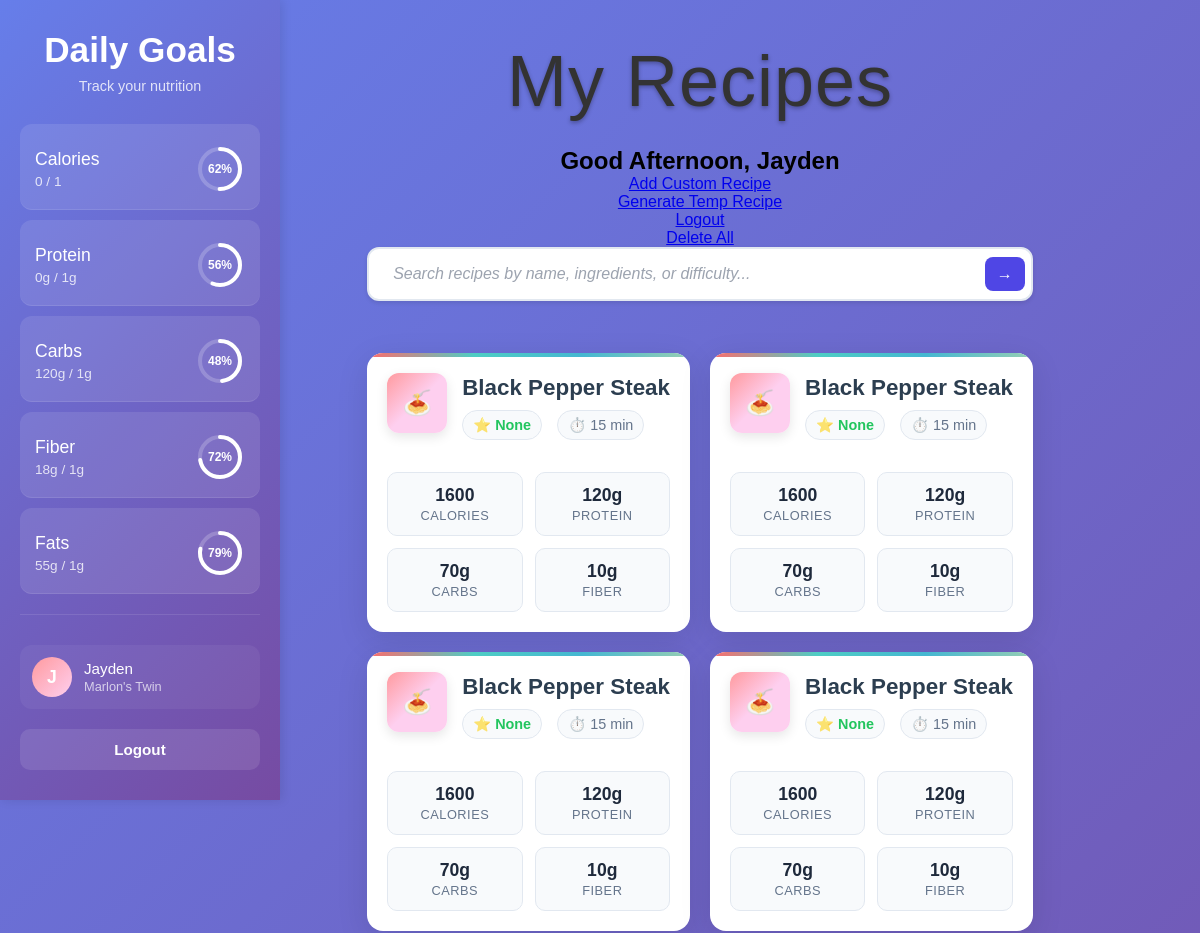
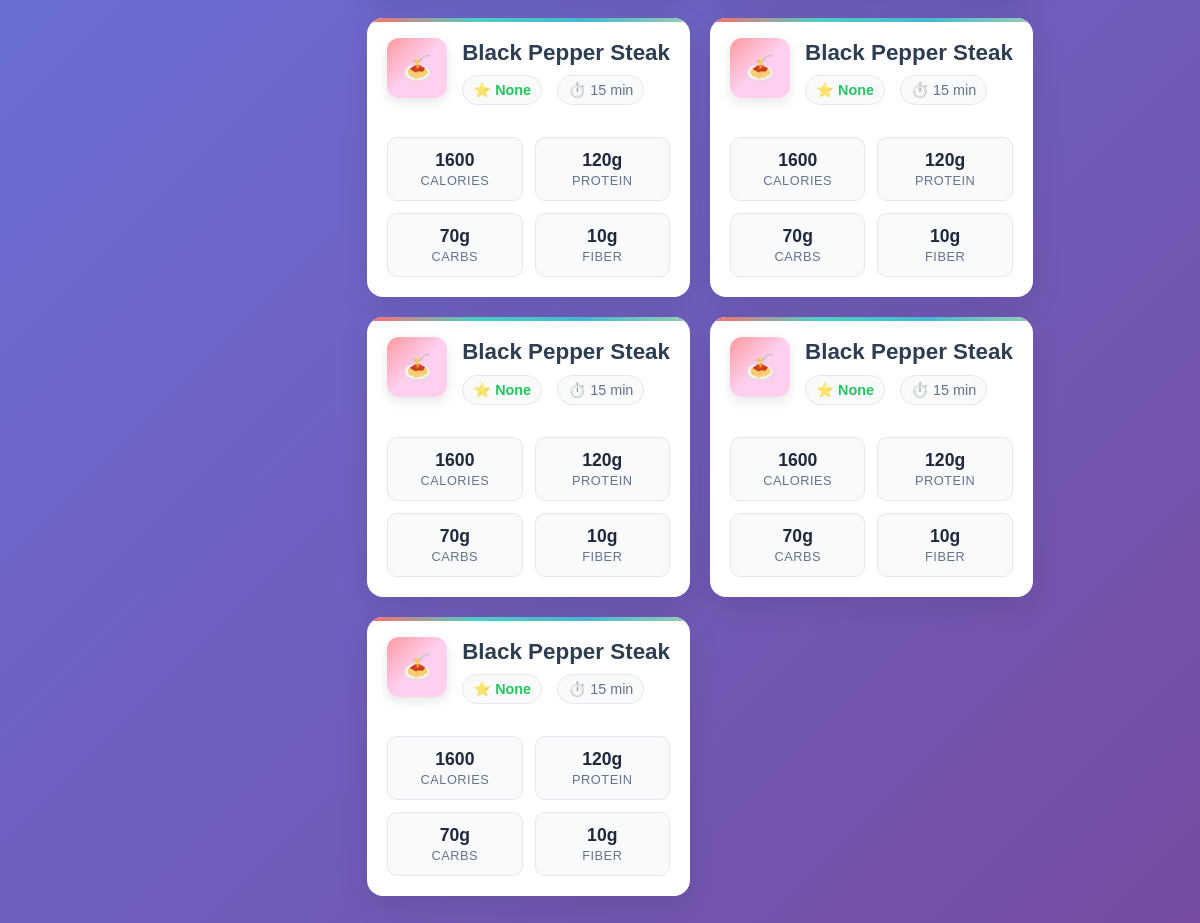
The page /dashboard (signed in) on the database as committed earlier (2 pictures, top to bottom).
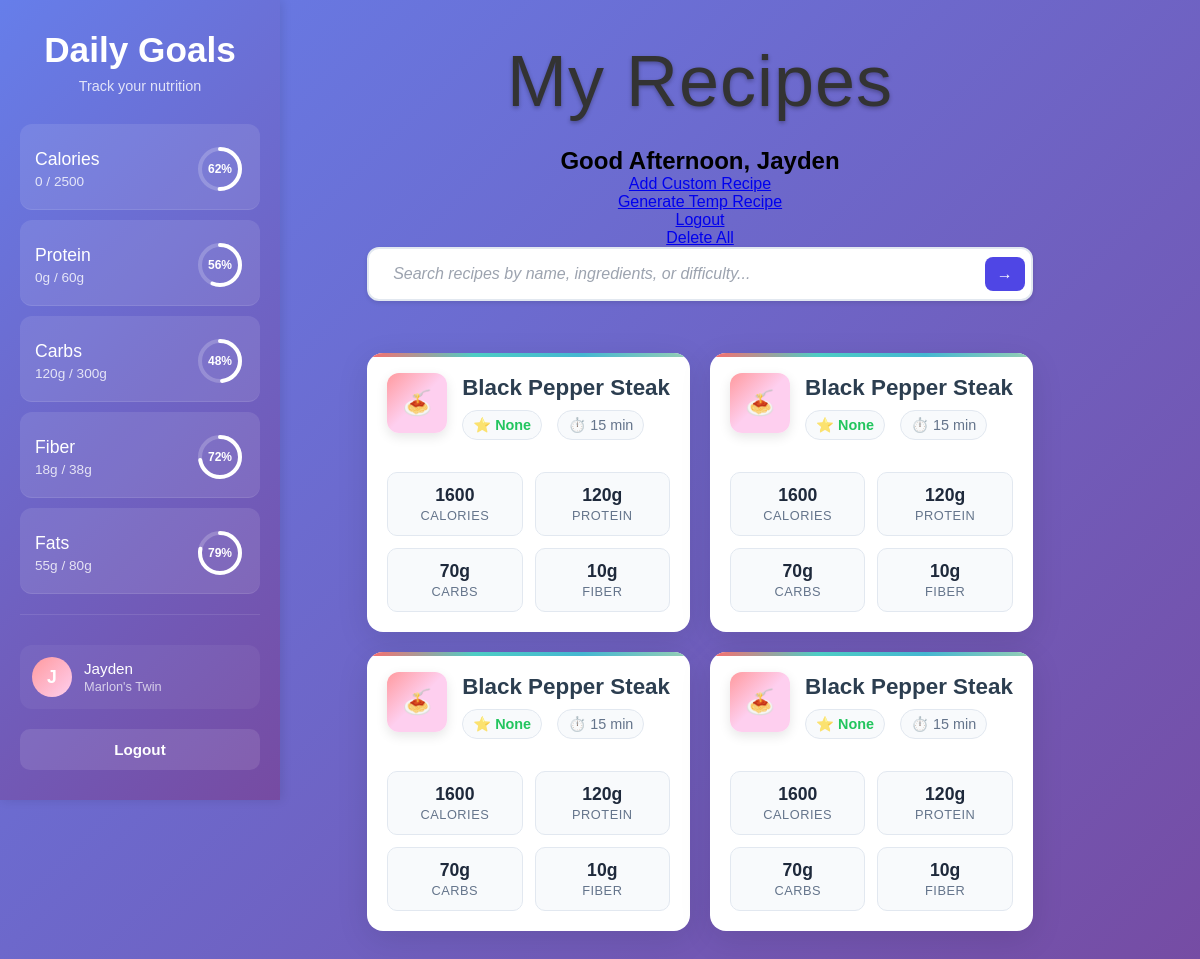
The same page on the database as committed later.
### models.py (models this page shows, shortened)
class User(db.Model, UserMixin):
    __tablename__ = "users"
    uid = db.Column(db.Integer, primary_key = True)
    username = db.Column(db.String, nullable = False)
    password = db.Column(db.String, nullable = False)
    email = db.Column(db.String, nullable = False)
    recipes = db.relationship('Recipes', backref='user', lazy=True, cascade='all, delete-orphan')
    nutritional_goals = db.relationship('Goals', backref='user', lazy=True, cascade='all, delete-orphan')
    def get_id(self):
        return str(self.uid)

class Recipes(db.Model):
    __tablename__ = 'recipes'
    id = db.Column(db.Integer, primary_key = True, nullable = False)
    title = db.Column(db.Text)
    ingredients = db.Column(db.Text, nullable = False)
    instructions = db.Column(db.Text, nullable = False)
    cooking_time = db.Column(db.Integer)
    prep_time = db.Column(db.Integer)
    servings = db.Column(db.Integer)
    difficulty = db.Column(db.Text)
    protein_amount = db.Column(db.Integer)
    carb_amount = db.Column(db.Integer)
    fiber_amount = db.Column(db.Integer)
    fat_amount = db.Column(db.Integer)
    calorie_amount = db.Column(db.Integer)
    user_id = db.Column(db.Integer, db.ForeignKey('users.uid'), nullable = False)

class Goals(db.Model):
    __tablename__ = 'fitness_goals'
    id = db.Column(db.Integer, primary_key = True)
    daily_protein = db.Column(db.Integer)
    daily_carbohydrates = db.Column(db.Integer)
    daily_fat = db.Column(db.Integer)
    daily_fiber = db.Column(db.Integer)
    daily_calories = db.Column(db.Integer)
    allergy = db.Column(db.Text)
    user_id = db.Column(db.Integer, db.ForeignKey('users.uid'), nullable = False)

### blueprints/main.py (the view)
@main_bp.route('/dashboard')
def dashboard():
    recipes = Recipes.query.all()
    goals = Goals.query.filter_by(user_id=current_user.get_id()).first()
    if goals:
        daily_protein = goals.daily_protein
        daily_carbohydrates = goals.daily_carbohydrates
        daily_fat = goals.daily_fat
        daily_fiber = goals.daily_fiber
        daily_calories = goals.daily_calories
    else:
        daily_protein = 1000
    return render_template('/main/dashboard.html',
        recipes=recipes,
        username = current_user.username,
        daily_protein = daily_protein,
        daily_carbohydrates = daily_carbohydrates,
        daily_fat = daily_fat,
        daily_fiber = daily_fiber,
        daily_calories = daily_calories
        )

### app.py (called while the page is built)
@login_manager.user_loader
def load_user(user_id):
    from models import User
    try:
        user = User.query.get(user_id)
        if user:
            logging.info(f"User {user_id} loaded successfully")
        return user
    except Exception as e:
        logging.error(f"Error loading user {user_id}: {e}")
        return None

def create_app():
    app = Flask(__name__, template_folder = 'templates', static_folder= 'static', static_url_path= '/static')
    app.config['SQLALCHEMY_DATABASE_URI'] = 'sqlite:///./blueprints.db'
    app.secret_key = 'Some Key'
    @app.after_request
    def after_request(response):
        response.headers["Cache-Control"] = "no-cache, no-store, must-revalidate"
        response.headers["Pragma"] = "no-cache"
        response.headers["Expires"] = "0"
        return response
    db.init_app(app)
    login_manager.init_app(app)
    migrate.init_app(app, db)
    from blueprints.auth import auth_bp
    from blueprints.main import main_bp
    from blueprints.register import register_bp
    from blueprints.recipegen import gen_bp
    app.register_blueprint(auth_bp)
    app.register_blueprint(main_bp)
    app.register_blueprint(register_bp)
    app.register_blueprint(gen_bp)
    return app

### templates/main/dashboard.html (shortened to what this page needs)
<!DOCTYPE html>
<html>
<head>
    <link rel="stylesheet" href="{{ url_for('static', filename='/css/fonts.css') }}">
    <link rel="stylesheet" href="{{ url_for('static', filename='/css/base.css') }}">
    <link rel="stylesheet" href="{{ url_for('static', filename='/css/recipes.css') }}">
    <link rel="stylesheet" href="{{ url_for('static', filename='/css/sidebar.css') }}">
    <link rel="stylesheet" href="{{ url_for('static', filename='/css/searchbox.css') }}">
</head>
<body>
    <div class="page-layout">
    <div class="sidebar" id="sidebar">
        <div class="sidebar-header">
            <h2 class="sidebar-title">Daily Goals</h2>
            <p class="sidebar-subtitle">Track your nutrition</p>
        </div>
        <ul class="nutrition-list">
            <li class="nutrition-track">
                <div class="nutrition-info">
                    <span class="nutrition-name">Calories</span>
                    <span class="nutrition-values">0 / {{daily_calories}}</span>
                </div>
                <div class="progress-circle">
                    <svg>
                        <circle class="progress-bg" cx="25" cy="25" r="20"></circle>
                        <circle class="progress-fill" cx="25" cy="25" r="20" style="stroke-dashoffset: 62.83;"></circle>
                    </svg>
                    <span class="progress-text">62%</span>
                </div>
            </li>
            <li class="nutrition-track">
                <div class="nutrition-info">
                    <span class="nutrition-name">Protein</span>
                    <span class="nutrition-values">0g / {{daily_protein}}g</span>
                </div>
                <div class="progress-circle">
                    <svg>
                        <circle class="progress-bg" cx="25" cy="25" r="20"></circle>
                        <circle class="progress-fill" cx="25" cy="25" r="20" style="stroke-dashoffset: 55.49;"></circle>
                    </svg>
                    <span class="progress-text">56%</span>
                </div>
            </li>
            <li class="nutrition-track">
                <div class="nutrition-info">
                    <span class="nutrition-name">Carbs</span>
                    <span class="nutrition-values">120g / {{daily_carbohydrates}}g</span>
                </div>
                <div class="progress-circle">
                    <svg>
                        <circle class="progress-bg" cx="25" cy="25" r="20"></circle>
                        <circle class="progress-fill" cx="25" cy="25" r="20" style="stroke-dashoffset: 65.33;"></circle>
                    </svg>
                    <span class="progress-text">48%</span>
                </div>
            </li>
            <li class="nutrition-track">
                <div class="nutrition-info">
                    <span class="nutrition-name">Fiber</span>
                    <span class="nutrition-values">18g / {{daily_fiber}}g</span>
                </div>
                <div class="progress-circle">
                    <svg>
                        <circle class="progress-bg" cx="25" cy="25" r="20"></circle>
                        <circle class="progress-fill" cx="25" cy="25" r="20" style="stroke-dashoffset: 35.19;"></circle>
                    </svg>
                    <span class="progress-text">72%</span>
                </div>
            </li>
            <li class="nutrition-track">
                <div class="nutrition-info">
                    <span class="nutrition-name">Fats</span>
                    <span class="nutrition-values">55g / {{daily_fat}}g</span>
                </div>
                <div class="progress-circle">
                    <svg>
                        <circle class="progress-bg" cx="25" cy="25" r="20"></circle>
                        <circle class="progress-fill" cx="25" cy="25" r="20" style="stroke-dashoffset: 27.65;"></circle>
                    </svg>
                    <span class="progress-text">79%</span>
                </div>
            </li>
        </ul>
        <div class="sidebar-footer">
            <div class="user-profile">
                <div class="avatar">
                    <span class="avatar-text">{{ username[0].upper() if username else 'U' }}</span>
                </div>
                <div class="user-info">
                    <span class="username">{{ username }}</span>
                    <span class="user-status">Marlon's Twin</span>
                </div>
            </div>
            <a href="{{ url_for('auth.log_out') }}" class="logout-btn">
                <span>Logout</span>
            </a>
        </div>
    </div>
    <div class="dashboard-container">
        <h1 class = "title">My Recipes</h1>
        <h2>Good Afternoon, {{ username }}</h2/>
        <a href = "{{url_for('recipegen.index')}}">Add Custom Recipe</a>
        <a href = "{{url_for('recipegen.create_temp')}}">Generate Temp Recipe</a>
        <a href = "{{url_for('auth.log_out')}}">Logout</a>
        <a href = "{{url_for('main.delete_all')}}">Delete All</a>
        <div class="recipe-search-container">
            <form action="{{ url_for('recipegen.generate') }}" method="POST" class="search-form">
                <div class="search-input-wrapper">
                    <input
                        type="text"
                        name="query"
                        class="recipe-search-box"
                        placeholder="Search recipes by name, ingredients, or difficulty..."
                        id="recipeSearch"
                        value="{{ request.args.get('query', '') }}"
                    >
                    <button type="submit" class="search-submit-btn">
                        →
                    </button>
                </div>
            </form>
        </div>
        <div class="recipes-grid">
            {% for recipe in recipes%}
            <button class="recipe-card" onclick="openRecipe(1)">
                <div class="card-header">
                    <div class="recipe-image">🍝</div>
                    <div class="recipe-main-info">
                        <h3 class="recipe-title">{{recipe.title}}</h3>
                        <div class="recipe-meta">
                            <div class="meta-item">
                                <span class="meta-icon">⭐</span>
                                <span class="difficulty easy">{{recipe.difficulty}}</span>
                            </div>
                            <div class="meta-item">
                                <span class="meta-icon">⏱️</span>
                                <span>{{recipe.cooking_time}} min</span>
                            </div>
                        </div>
                    </div>
                </div>
                <div class="nutrition-grid">
                    <div class="nutrition-item">
                        <div class="nutrition-value">{{recipe.calorie_amount}}</div>
                        <div class="nutrition-label">Calories</div>
                    </div>
                    <div class="nutrition-item">
                        <div class="nutrition-value">{{recipe.protein_amount}}g</div>
                        <div class="nutrition-label">Protein</div>
                    </div>
                    <div class="nutrition-item">
                        <div class="nutrition-value">{{recipe.carb_amount}}g</div>
                        <div class="nutrition-label">Carbs</div>
                    </div>
                    <div class="nutrition-item">
                        <div class="nutrition-value">{{recipe.fiber_amount}}g</div>
                        <div class="nutrition-label">Fiber</div>
                    </div>
                </div>
            </button>
            {% endfor %}
        </div>
    </div>
</body>
</html>

### static/css/base.css (style rules this page uses)
* { margin: 0; padding: 0; box-sizing: border-box; }
body { font-family: -apple-system, BlinkMacSystemFont, 'Segoe UI', Roboto, Oxygen, Ubuntu, Cantarell, sans-serif; background: linear-gradient(135deg, #667eea 0%, #764ba2 100%); min-height: 100vh; display: flex; align-items: center; justify-content: center; padding: 20px; }
.title { font-size: 4.5rem; font-family: 'ThrowUp', cursive, sans-serif; font-weight: 300; text-align: center; margin-bottom: 25px; margin-top: -20px; color: #333; letter-spacing: 1px; }

### static/css/recipes.css (style rules this page uses)
* { margin: 0; padding: 0; box-sizing: border-box; }
body { font-family: Arial, Tahoma, Geneva, Verdana, sans-serif; background: linear-gradient(135deg, #667eea 0%, #764ba2 100%); min-height: 100vh; padding: 20px; }
.dashboard-container { display: flex; flex-direction: column; max-width: 1200px; margin: 0 auto; align-items: center; margin-left: 200px; padding: 40px 20px; min-height: 100vh; justify-content: flex-start; }
h1 { text-align: center; color: white; margin-bottom: 30px; font-size: 2.5rem; text-shadow: 0 2px 4px rgba(0,0,0,0.3); }
.recipes-grid { display: grid; grid-template-columns: 1fr 1fr; gap: 20px; padding: 20px 0; }
.recipe-card { background: white; border-radius: 16px; padding: 20px; box-shadow: 0 8px 32px rgba(0,0,0,0.1); cursor: pointer; transition: all 0.3s cubic-bezier(0.4, 0, 0.2, 1); border: none; text-align: left; position: relative; overflow: hidden; }
.recipe-card::before { content: ''; position: absolute; top: 0; left: 0; right: 0; height: 4px; background: linear-gradient(90deg, #ff6b6b, #4ecdc4, #45b7d1, #96ceb4); border-radius: 16px 16px 0 0; }
.card-header { display: flex; align-items: flex-start; margin-bottom: 16px; gap: 15px; }
.recipe-image { width: 60px; height: 60px; background: linear-gradient(135deg, #ff9a9e 0%, #fecfef 50%, #fecfef 100%); border-radius: 12px; display: flex; align-items: center; justify-content: center; font-size: 24px; flex-shrink: 0; box-shadow: 0 4px 12px rgba(0,0,0,0.1); }
.recipe-main-info { flex: 1; min-width: 0; }
.recipe-title { font-size: 1.4rem; font-weight: 700; color: #2c3e50; margin-bottom: 8px; line-height: 1.3; }
.recipe-meta { display: flex; gap: 15px; margin-bottom: 16px; flex-wrap: wrap; }
.meta-item { display: flex; align-items: center; gap: 6px; font-size: 0.9rem; color: #64748b; background: #f8fafc; padding: 6px 10px; border-radius: 20px; border: 1px solid #e2e8f0; }
.meta-icon { width: 16px; height: 16px; opacity: 0.7; }
.difficulty { font-weight: 600; }
.difficulty.easy { color: #22c55e; }
.nutrition-grid { display: grid; grid-template-columns: repeat(2, 1fr); gap: 12px; margin-top: 16px; }
.nutrition-item { background: #f8fafc; padding: 12px; border-radius: 10px; text-align: center; border: 1px solid #e2e8f0; }
.nutrition-value { font-size: 1.1rem; font-weight: 700; color: #1e293b; margin-bottom: 2px; }
.nutrition-label { font-size: 0.8rem; color: #64748b; text-transform: uppercase; letter-spacing: 0.5px; font-weight: 500; }

### static/css/searchbox.css (style rules this page uses)
.recipe-search-container { margin-bottom: 2rem; width: 100%; }
.recipe-search-box { width: 100%; padding: 1rem 1.5rem; border: 2px solid #e2e8f0; border-radius: 12px; font-size: 1rem; font-family: inherit; background-color: #ffffff; transition: all 0.3s ease; box-shadow: 0 2px 4px rgba(0, 0, 0, 0.1); }
.recipe-search-box::placeholder { color: #9ca3af; font-style: italic; }
.search-input-wrapper { position: relative; display: flex; align-items: center; }
.search-submit-btn { position: absolute; right: 8px; background: #4f46e5; border: none; border-radius: 8px; padding: 8px 12px; cursor: pointer; transition: all 0.2s ease; color: white; font-size: 1rem; display: flex; align-items: center; justify-content: center; z-index: 10; }
.recipe-search-box { padding-right: 4rem; }

Rows that differ between the two databases and show on the page:
removed Recipes: title "Black Pepper Steak", difficulty "None", cooking_time "15", calorie_amount "1600", protein_amount "120", carb_amount "70", fiber_amount "10"
removed Recipes: title "Black Pepper Steak", difficulty "None", cooking_time "15", calorie_amount "1600", protein_amount "120", carb_amount "70", fiber_amount "10"
removed Recipes: title "Black Pepper Steak", difficulty "None", cooking_time "15", calorie_amount "1600", protein_amount "120", carb_amount "70", fiber_amount "10"
removed Recipes: title "Black Pepper Steak", difficulty "None", cooking_time "15", calorie_amount "1600", protein_amount "120", carb_amount "70", fiber_amount "10"
removed Recipes: title "Black Pepper Steak", difficulty "None", cooking_time "15", calorie_amount "1600", protein_amount "120", carb_amount "70", fiber_amount "10"
now on this page (row edited): Goals: daily_calories "2500", daily_carbohydrates "300"
Other text that changed with them:
{{ daily_protein }}: "1" → "60"
{{ daily_fiber }}: "1" → "38"
{{ daily_fat }}: "1" → "80"
{{ daily_calories }}: "1" → (not shown)
{{ daily_carbohydrates }}: "1" → (not shown)
